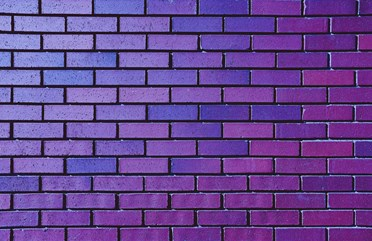
#> input picture Open CV Basics/26. Detect Corners/wall1.jpg, 372 x 241 px
$ jupyter execute 'Detect Corners with Shi Tomasi Corner Detector .ipynb'
#> lines starting #> are read from the running program, lines starting #| are printed output that depends on the picture; after the words box and inside, x2 and y2 are one past the last pixel; in counts of white or black regions, pixels touching at a corner belong together
[cell 1]
import numpy as np
import cv2

img = cv2.imread('wall1.jpg')
#> img is the input picture: shape (241, 372, 3); mean B, G, R 146.8, 70, 103.6
cv2.imshow("wall1" , img)
gray = cv2.cvtColor(img, cv2.COLOR_BGR2GRAY)
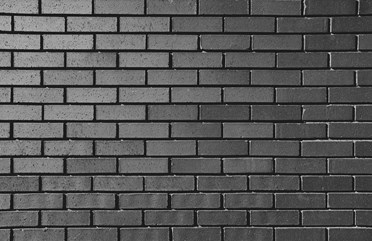
#> gray: shape (241, 372); min 4, max 216, mean 88.8

corners = cv2.goodFeaturesToTrack(gray, 200, 0.01, 10)
#> corners = 200 rows, first 8: [301, 211], [197, 176], [328, 228], [250, 141], [249, 176], [201, 48], [354, 176], [172, 227]

corners = np.int0(corners)

for i in corners:
    x, y = i.ravel()
    cv2.circle(img, (x, y), 3, [255, 255, 0], -1)
#> this loop made 200 passes
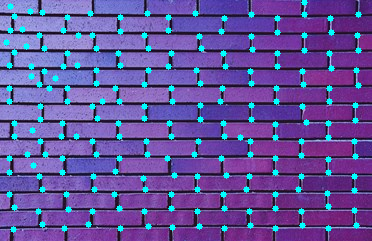
#> img: shape (241, 372, 3); 6.47% of pixels changed, all inside (x1, y1, x2, y2) = (3, 0, 362, 233)

cv2.imshow('Shi-Tomasi Corner Detector', img)

cv2.waitKey(0)
cv2.destroyAllWindows()

$ run again, with Open CV Basics/26. Detect Corners/wall2.jpg copied over Open CV Basics/26. Detect Corners/wall1.jpg
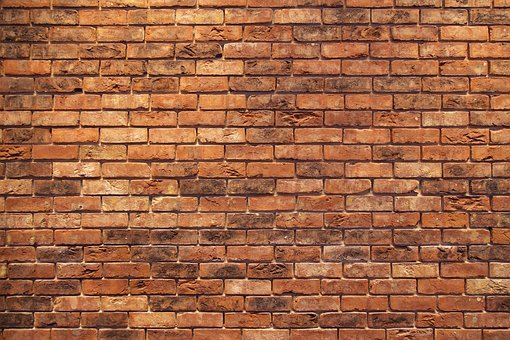
#> input picture Open CV Basics/26. Detect Corners/wall2.jpg, 510 x 340 px
#> img is the input picture: shape (340, 510, 3); mean B, G, R 68.8, 100.7, 159.9
#> `gray = cv2.cvtColor(img, cv2.COLOR_BGR2GRAY)`:
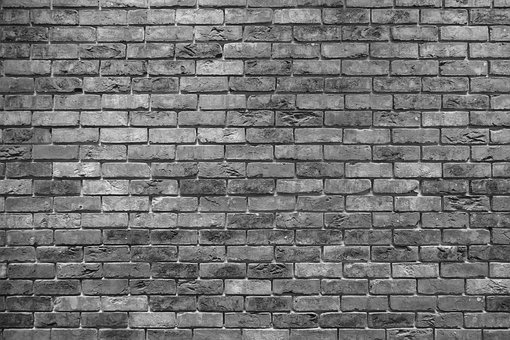
#> gray: shape (340, 510); min 4, max 247, mean 114.8
#> corners = 200 rows, first 8: [336, 329], [435, 329], [83, 180], [103, 278], [417, 193], [244, 311], [34, 328], [389, 263]
#> the loop `for i in corners:` made 200 passes
#> after the loop `for i in corners:`:
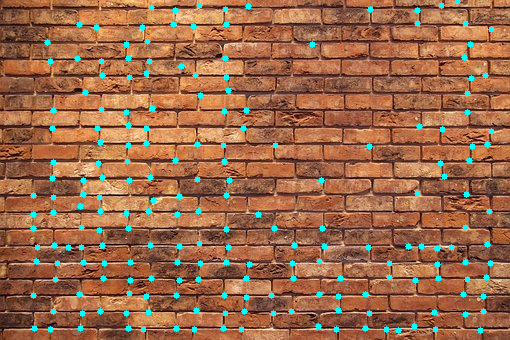
#> img: shape (340, 510, 3); 3.34% of pixels changed, all inside (x1, y1, x2, y2) = (30, 0, 495, 334)
